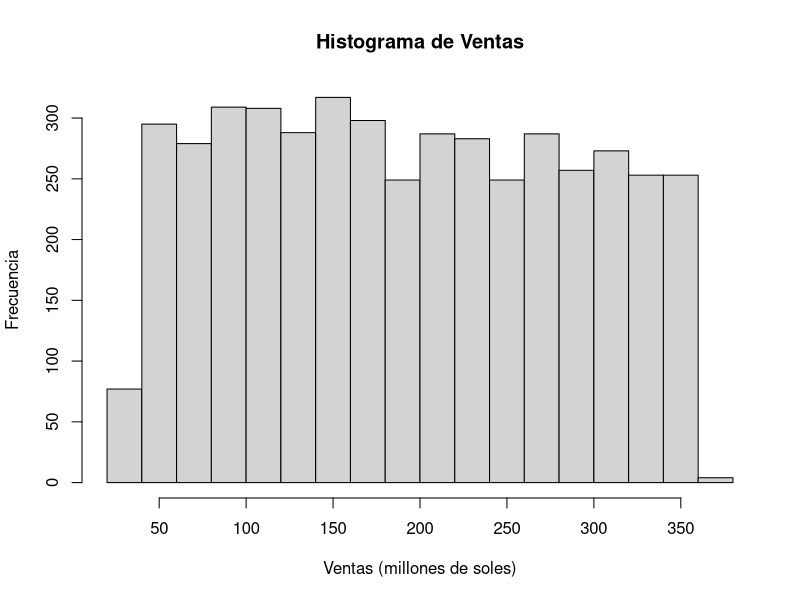
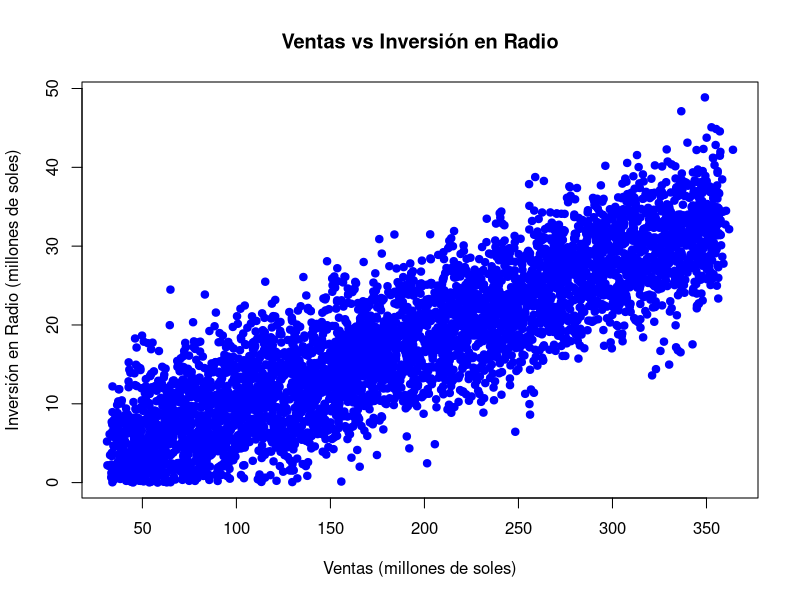

R code for these plots, in order:
###########################################################
# 🚀 Análisis predictivo de ventas usando R
# Objetivo: Predecir las ventas según inversión en TV, Radio,
# Redes Sociales y tipo de Influencer con regresión lineal múltiple
###########################################################

# 📌 1. Cargar los datos
data <- read.csv("9.csv")

# Convertir variable categórica
data$Influencer <- as.factor(data$Influencer)  # Conversión a factor

# 📊 2. Exploración inicial: Histograma de ventas
options(scipen = 999)  # Evita notación científica
hist(data$Sales,
     xlab = "Ventas (millones de soles)",
     ylab = "Frecuencia",
     main = "Histograma de Ventas")

# 🔍 3. Revisión de valores faltantes (NA)
sum(is.na(data$Sales))   # NAs en ventas
sum(is.na(data$Radio))   # NAs en radio
colSums(is.na(data))     # NAs por columna

# 🔧 4. Limpieza: eliminar filas con NA
data <- na.omit(data)
colSums(is.na(data))     # Confirmación

# 📈 5. Visualización: Dispersión entre ventas y radio
plot(data$Sales, data$Radio,
     xlab = "Ventas (millones de soles)",
     ylab = "Inversión en Radio (millones de soles)",
     main = "Ventas vs Inversión en Radio",
     pch = 19, col = "blue")

# 🧮 6. Análisis descriptivo
table(data$Influencer)               # Distribución por tipo de influencer
cor(data$Sales, data$Radio)          # Correlación con radio
cor(data$Sales, data$TV)             # Correlación con TV
cor(data$Sales, data$Social.Media)   # Correlación con redes sociales

# 📊 7. Modelo de regresión lineal múltiple
modelo <- lm(Sales ~ TV + Radio + Social.Media + Influencer, data = data)

# 📋 8. Resultados del modelo
summary(modelo)
